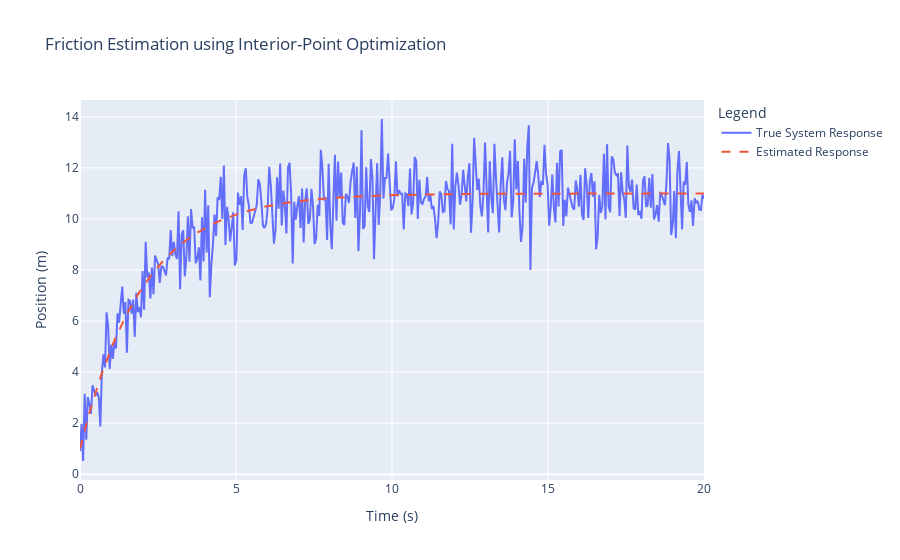

Notebook source saved alongside this figure:
### Markdown cell above
### **Plotting the Results**
The estimated response is compared with the true system response to validate the estimated friction coefficient.

---

### Code cell
fig = go.Figure()
fig.add_trace(go.Scatter(x=times, y=positions, mode='lines', name='True System Response'))
fig.add_trace(go.Scatter(x=times, y=estimated_positions, mode='lines', name='Estimated Response', line=dict(dash='dash')))

fig.update_layout(
    title='Friction Estimation using Interior-Point Optimization',
    xaxis_title='Time (s)',
    yaxis_title='Position (m)',
    legend_title='Legend'
)
fig.show()

### Figure 1 — Plotly figure (JSON) as saved in the notebook; plotly's stock layout.template omitted (floating-point values rounded to 4 significant figures; data arrays with more than 128 entries replaced by an {"elided": "..."} marker saying what was removed)
{"data": [{"mode": "lines", "name": "True System Response", "type": "scatter", "x": {"elided": "400 float values"}, "y": {"elided": "400 float values"}}, {"line": {"dash": "dash"}, "mode": "lines", "name": "Estimated Response", "type": "scatter", "x": {"elided": "400 float values"}, "y": {"elided": "400 float values"}}], "layout": {"legend": {"title": {"text": "Legend"}}, "title": {"text": "Friction Estimation using Interior-Point Optimization"}, "xaxis": {"title": {"text": "Time (s)"}}, "yaxis": {"title": {"text": "Position (m)"}}}}
